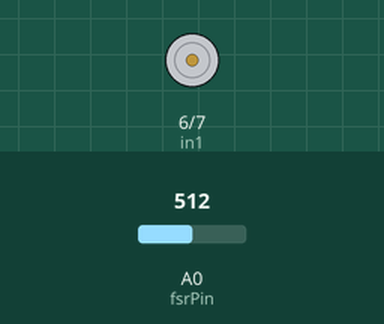
The sketch below on a simulated Arduino Uno, built with avr-gcc and run on an emulated ATmega328P. Parts: motor-driver pin pairs drawn as motors (green arrow = first pin HIGH = forward, orange = second pin HIGH = backward, longer = more drive, scaled by the enable pin). Inputs (shaded band) come from the test bench; at power-on: A0 (fsrPin) = 512. What the sketch prints to the serial monitor is not drawn.

Above: at 1.2 s.
1.3 s: A0 (fsrPin) set to 488
At 2.5 s:
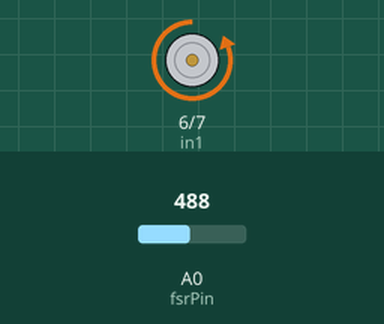
2.8 s: A0 (fsrPin) set to 510
At 3.8 s:
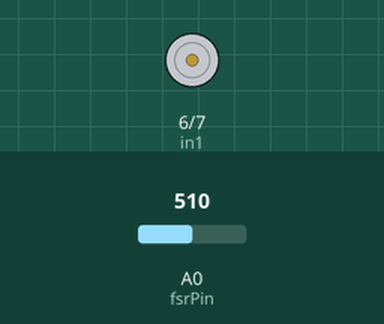
5.1 s: A0 (fsrPin) set to 490
At 5.8 s:
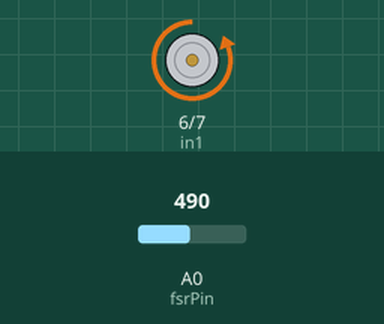
Timing chart, 0 to 8.1 s (numbered marks = the images above; inputs shaded):
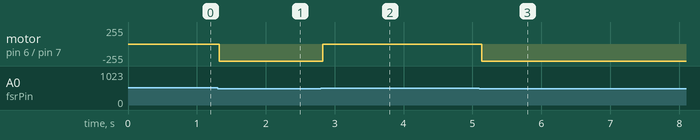

Measured:
- the behaviour switches between 500 and 499 on A0 (fsrPin) (found by bisection; images 0 and 1)
- after the input at 1.3 s, motor on pin 6 (in1) / pin 7 (in2): stopped → backward 255/255 at once
- after the input at 2.8 s, motor on pin 6 (in1) / pin 7 (in2): backward 255/255 → stopped at once
- after the input at 5.1 s, motor on pin 6 (in1) / pin 7 (in2): stopped → backward 255/255 at once

The sketch:

conveyor-fsr.ino
```cpp
//moving after fsr reading

#define enA 9
#define in1 6
#define in2 7

int fsrPin = 0;     // the FSR and 10K pulldown are connected to a0
int fsrReading;     // the analog reading from the FSR resistor divider
String barCode;

void setup() {
  Serial.begin(9600);

  pinMode(enA, OUTPUT);
  pinMode(in1, OUTPUT);
  pinMode(in2, OUTPUT);

  fsrReading = analogRead(fsrPin);

}

void loop() {


  //barCode = Serial.readString(); //barcode reader function
  //Serial.print(barCode);

  fsrReading = analogRead(fsrPin);

  Serial.print("Analog reading = ");
  Serial.print(fsrReading);

  if (fsrReading < 500 && fsrReading > 200) {
    analogWrite(enA, 255); // Send PWM signal to L298N Enable pin
    digitalWrite(in1, LOW);
    digitalWrite(in2, HIGH);
  } else {
    analogWrite(enA, 0); // Send PWM signal to L298N Enable pin
    digitalWrite(in1, HIGH);
    digitalWrite(in2, LOW);
  }


  //delay(20);

}
```
